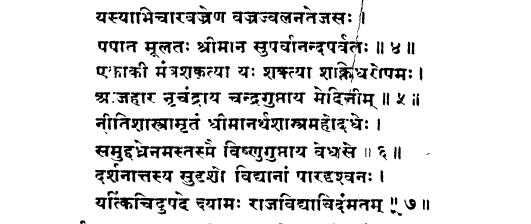
#> input picture Sanskrit_OCR/data/page.png, 531 x 224 px
$ jupyter execute --allow-errors working.ipynb
#> lines starting #> are read from the running program, lines starting #| are printed output that depends on the picture; after the words box and inside, x2 and y2 are one past the last pixel; in counts of white or black regions, pixels touching at a corner belong together
[cell 1]
import cv2
import pytesseract

[cell 2]
"""
1. Inverted Images
2. Rescaling
3. Binarization
4. Noise Removal
5. Dilation and Erosion
6. Rotation /Deskweing
7. Removing Borders
8. Missing Borders
9. Transparency / Alpha channel
"""

[cell 3]
# Opening an Image

image_file = "data/page.png"
img = cv2.imread(image_file)
#> img is the input picture: shape (224, 531, 3); min 0, max 255, mean 226.1
img.size
#> Out = 356832

[cell 4]
import matplotlib.pyplot as plt

def display(im_path):
#> called with im_path = 'data/page.png'
    dpi = 80
    im_data = plt.imread(im_path)

    # Check if the image is grayscale or color
    if len(im_data.shape) == 2:
        height, width = im_data.shape
        depth = 1
    else:
        height, width, depth = im_data.shape
#> height = 224; width = 531; depth = 4

    figsize = width / float(dpi), height / float(dpi)
#> figsize = (6.64, 2.8)

    fig = plt.figure(figsize=figsize)
    ax = fig.add_axes([0, 0, 1, 1])
    ax.axis('off')

    # Display using appropriate colormap
    ax.imshow(im_data, cmap='gray' if depth == 1 else None)

    print("Figure size (inches):", figsize)
#| Figure size (inches): (6.6375, 2.8)
    plt.show()

[cell 5]
display(image_file)

## Inverted Images

[cell 6]
inverted_img = cv2.bitwise_not(img)
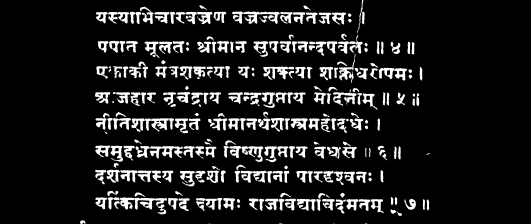
#> inverted_img: shape (224, 531, 3); min 0, max 255, mean 28.9
cv2.imwrite("data//inverted.jpg",inverted_img)
#> Out = True

#> (a cell that did not finish here is left out)


## Rescaling

[cell 8]
# skipping for later

## Binarization

[cell 9]
def grayscale(image):
    return cv2.cvtColor(image, cv2.COLOR_BGR2GRAY)

[cell 10]
gray_image = grayscale(img)
cv2.imwrite("data/gray.jpg",gray_image)
#> Out = True

[cell 11]
gray_image = grayscale(img)
cv2.imwrite("data/gray.jpg",gray_image)
display('data/gray.jpg')
#| Figure size (inches): (6.6375, 2.8)

[cell 12]
thresh, im_bw = cv2.threshold(gray_image, 127, 255, cv2.THRESH_BINARY)
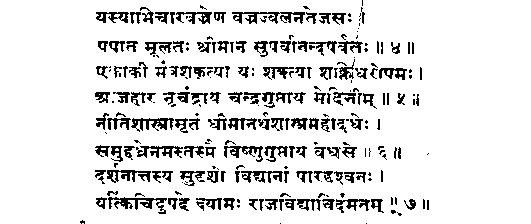
#> im_bw: shape (224, 531); 88.7% white; black in thin lines or dots, all inside (x1, y1, x2, y2) = (80, 0, 429, 224)
cv2.imwrite("data/bw_image.jpg",im_bw)
#> Out = True

[cell 13]
display('data/bw_image.jpg')
#| Figure size (inches): (6.6375, 2.8)

## Noise Removal

[cell 14]
def noise_removal(image):
    import numpy as np
    kernel = np.ones((1,1), np.uint8)
    image = cv2.dilate(image, kernel, iterations=1)
    kernel = np.ones((1,1), np.uint8)
    image = cv2.erode(image, kernel, iterations=1)
    image = cv2.morphologyEx(image, cv2.MORPH_CLOSE, kernel)
    image = cv2.medianBlur(image, 3)
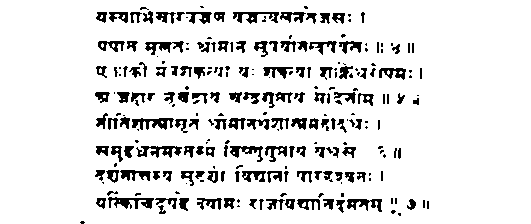
#> image: shape (224, 531); 89.2% white; 245 black regions (99 under 20 px), largest, box (x1, y1, x2, y2) and area: (108, 197, 154, 209) 301, (136, 146, 182, 158) 293, (132, 118, 174, 130) 292
    return image

[cell 15]
no_noise = noise_removal(im_bw)
cv2.imwrite("data/no_noise.jpg",no_noise)
#> Out = True

[cell 16]
display("data/no_noise.jpg")
#| Figure size (inches): (6.6375, 2.8)

## Dilation and erosion

[cell 17]
import pytesseract
from PIL import Image

[cell 18]
img_file = "data/inverted.jpg"
#> (the rest of this cell did not finish here and is left out)

[cell 19]
pytesseract.pytesseract.tesseract_cmd = r'C:\Program Files\Tesseract-OCR\tesseract.exe'

# Load your image
img = Image.open("D:\Projects\Python-Projects\Sanskrit_OCR\data\hin.png")
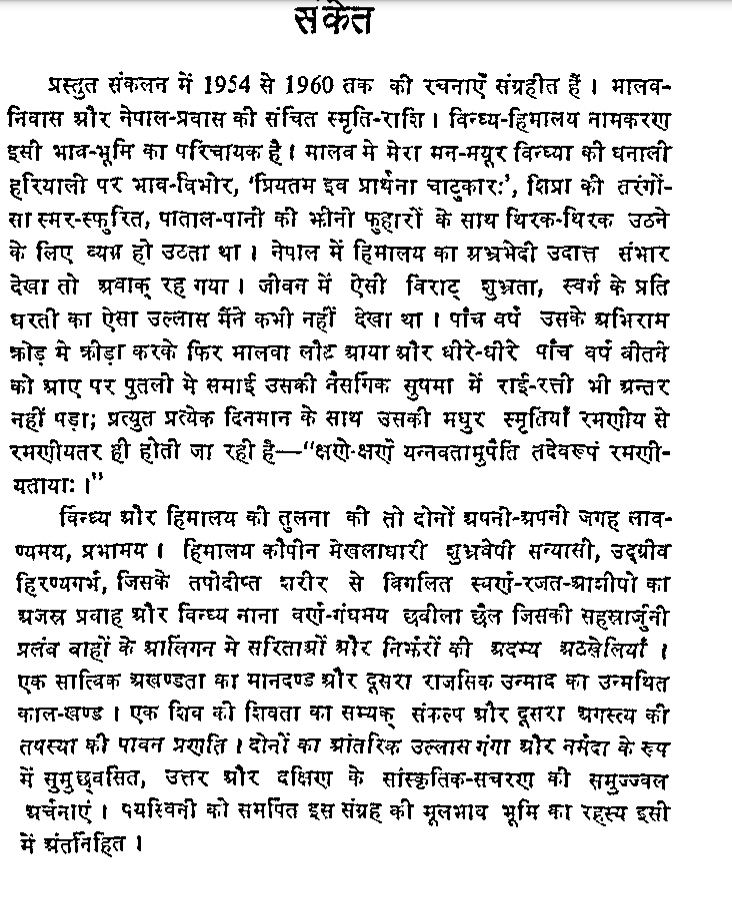
#> input picture Sanskrit_OCR/data/hin.png, 732 x 904 px, found by its file name
#> img is the input picture: PIL image 732x904 RGBA; mean R, G, B, A 220, 220, 220, 255

# Run OCR with Sanskrit
#> (the rest of this cell did not finish here and is left out)

[cell 20]
import cv2

img = cv2.imread("hin.png")
#> img: shape (904, 732, 3); min 0, max 255, mean 220
gray = cv2.cvtColor(img, cv2.COLOR_BGR2GRAY)
thresh = cv2.threshold(gray, 150, 255, cv2.THRESH_BINARY)[1]
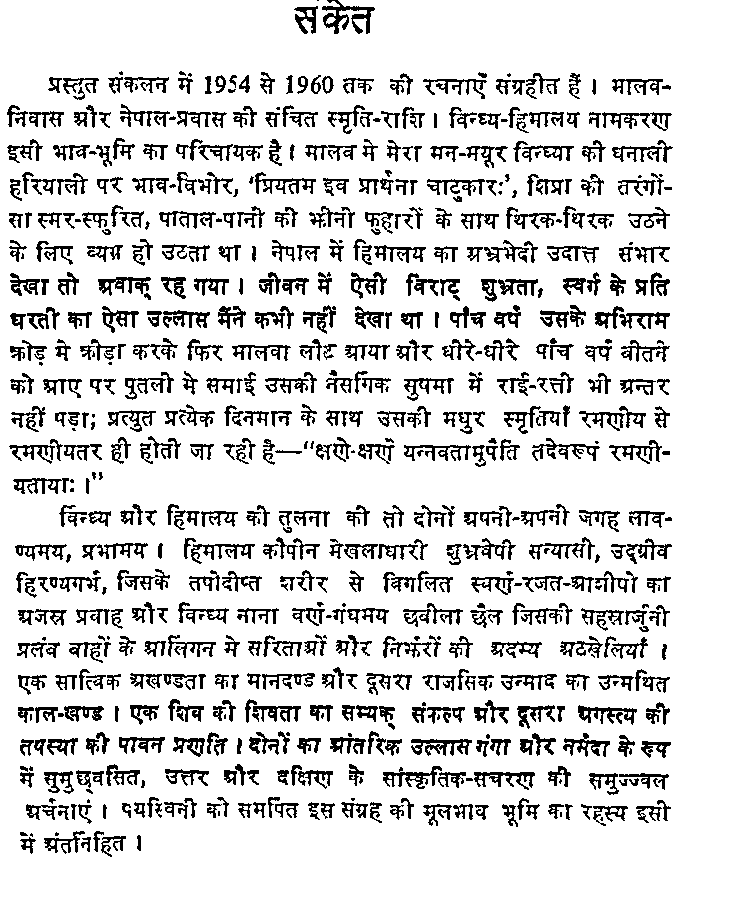
#> thresh: shape (904, 732); 85.7% white; black in thin lines or dots, all inside (x1, y1, x2, y2) = (7, 0, 673, 857)

# Save and read again via PIL
cv2.imwrite('hindi.jpg', thresh)
#> (the rest of this cell did not finish here and is left out)
